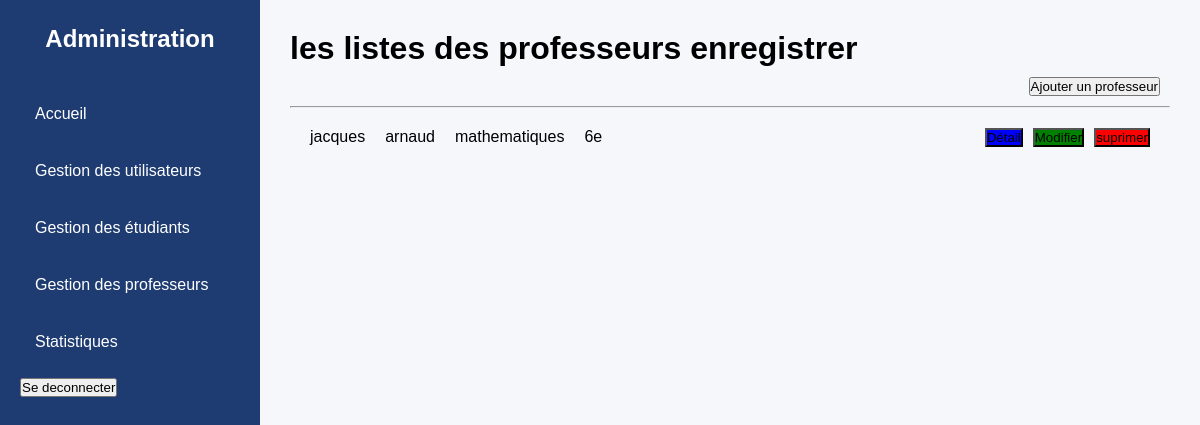
Before: /liste_prof (signed in) with the older database file.
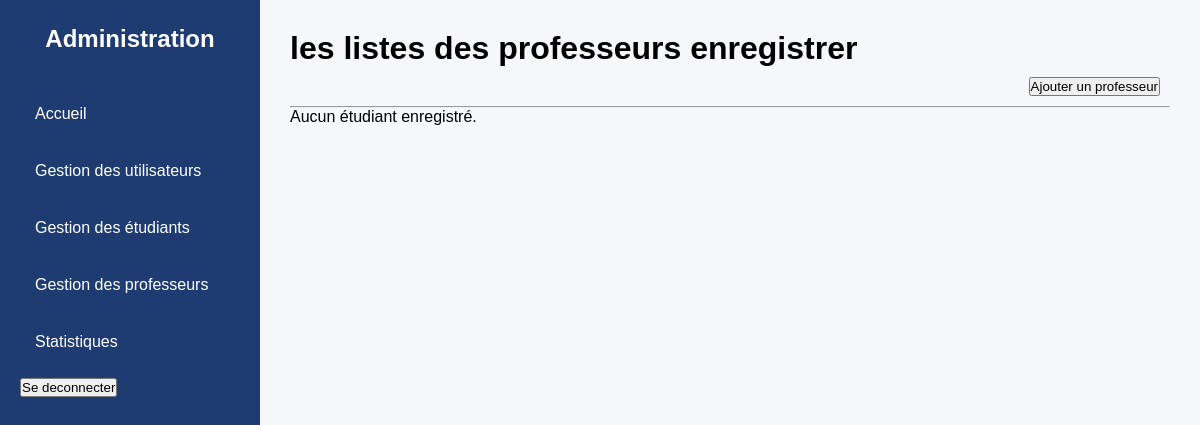
After: the same page with the newer database file.
### scolarite/models.py (models this page shows, shortened)
class Professeur(models.Model):
    nom       = models.CharField(max_length=100)
    prenom    = models.CharField(max_length=100)
    age       = models.IntegerField(default=0)
    matiere   = models.ForeignKey(Matiere, on_delete=models.SET_NULL, null=True)
    classe    = models.ForeignKey(Classe,  on_delete=models.SET_NULL, null=True)
    id_user   = models.OneToOneField(Utilisateur, on_delete=models.CASCADE,
                                     related_name='professeur', null=True)

class Matiere(models.Model):
    nom_matiere = models.CharField(max_length=100, unique=True)
    def __str__(self):
        return self.nom_matiere

class Classe(models.Model):
    nom_classe = models.CharField(max_length=10, unique=True)
    def __str__(self):
        return self.nom_classe

### scolarite/views.py (the view)
# urls.py: path('liste_prof',list_professeur,name='liste_prof'),
@role_requis('admin')
def list_professeur(request):
    professeurs = Professeur.objects.all()
    context = {
        "professeurs": professeurs
    }
    return render(request, "scolarite/admin/liste_prof_registe.html", context)

### scolarite/views.py (called while the page is built)
def role_requis(role):
    def decorateur(vue):
        @wraps(vue)
        @login_required
        def wrapper(request, *args, **kwargs):
            if getattr(request.user, "role", None) != role:
                raise PermissionDenied("Vous n'avez pas l'autorisation d'accéder à cette page.")
            return vue(request, *args, **kwargs)
        return wrapper
    return decorateur

### scolarite/templates/scolarite/admin/liste_prof_registe.html (shortened to what this page needs)
{% extends "scolarite/admin/base.html" %}
{% block content %}
<h1>les listes des professeurs enregistrer</h1>
<form style="margin: 10px;display: flex; justify-content:right;" action="{% url 'ajouter_professeur' %}" method="get">
    <button  type="submit">Ajouter un professeur</button>
</form>
<hr>
{% for professeur in professeurs %}
<div style="display: flex; justify-content: space-between; margin: 20px;">
    <div style="display: flex; justify-content:center;gap: 20px;">
       <p>{{ professeur.nom }}</p>
       <p>{{ professeur.prenom }}</p>
       <p>{{ professeur.matiere }}</p>
       <p>{{ professeur.classe }}</p>
    </div>
    <div style="display: flex; gap: 10px;">
        <form action="{% url 'detail_professeur' professeur.id %}" method="get">
            <button style="background-color: blue ;" type="submit">Détail</button>
        </form>
        <form action="{% url 'modifier_professeur' professeur.id %}" method="get">
            <button style="background-color: green" type="submit">Modifier</button>
        </form>
        <form action="{% url 'suprimer_professeur' professeur.id %}" method="get">
            <button style="background-color: red;" type="submit">suprimer</button>
        </form>
    </div>
</div>
{% empty %}
<p>Aucun étudiant enregistré.</p>
{% endfor %}
{% endblock %}

Changed rows visible on the page:
removed Professeur: nom "jacques", prenom "arnaud", matiere "mathematiques", classe "6e"
Other visible differences:
text now shown: "Aucun étudiant enregistré."
